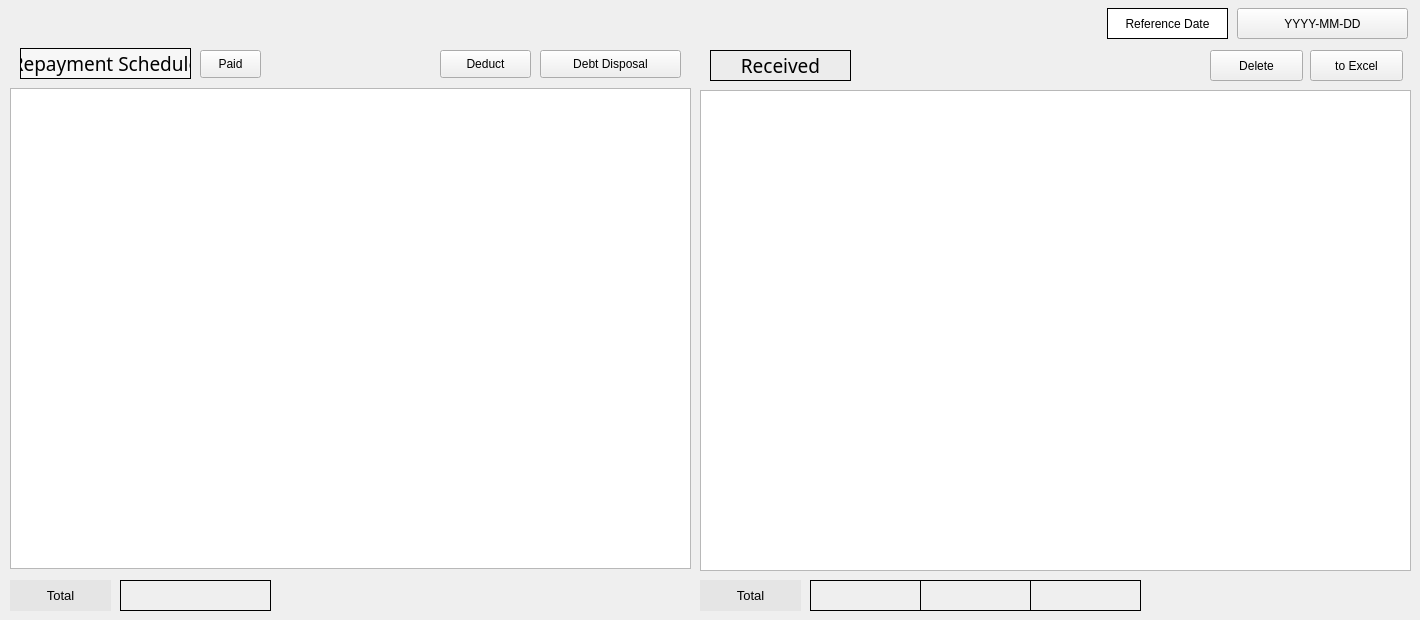
    <widget class="QWidget" name="tab_2">
     <attribute name="title">
      <string>Repayment Management</string>
     </attribute>
     <widget class="QPushButton" name="pushButton_15">
      <property name="geometry">
       <rect>
        <x>1310</x>
        <y>50</y>
        <width>93</width>
        <height>31</height>
       </rect>
      </property>
      <property name="text">
       <string>to Excel</string>
      </property>
     </widget>
     <widget class="QLabel" name="label_46">
      <property name="geometry">
       <rect>
        <x>810</x>
        <y>580</y>
        <width>111</width>
        <height>31</height>
       </rect>
      </property>
      <property name="frameShape">
       <enum>QFrame::Box</enum>
      </property>
      <property name="text">
       <string/>
      </property>
      <property name="alignment">
       <set>Qt::AlignCenter</set>
      </property>
     </widget>
     <widget class="QLabel" name="label_47">
      <property name="geometry">
       <rect>
        <x>710</x>
        <y>50</y>
        <width>141</width>
        <height>31</height>
       </rect>
      </property>
      <property name="font">
       <font>
        <family>Agency FB</family>
        <pointsize>14</pointsize>
       </font>
      </property>
      <property name="styleSheet">
       <string notr="true">background-color:rgb(236, 236, 236)</string>
      </property>
      <property name="frameShape">
       <enum>QFrame::Box</enum>
      </property>
      <property name="text">
       <string>Received</string>
      </property>
      <property name="alignment">
       <set>Qt::AlignCenter</set>
      </property>
     </widget>
     <widget class="QPushButton" name="pushButton_14">
      <property name="geometry">
       <rect>
        <x>1210</x>
        <y>50</y>
        <width>93</width>
        <height>31</height>
       </rect>
      </property>
      <property name="text">
       <string>Delete</string>
      </property>
     </widget>
     <widget class="QLabel" name="label_16">
      <property name="geometry">
       <rect>
        <x>20</x>
        <y>48</y>
        <width>171</width>
        <height>31</height>
       </rect>
      </property>
      <property name="font">
       <font>
        <family>Agency FB</family>
        <pointsize>14</pointsize>
       </font>
      </property>
      <property name="styleSheet">
       <string notr="true">background-color:rgb(247, 247, 247)</string>
      </property>
      <property name="frameShape">
       <enum>QFrame::Box</enum>
      </property>
      <property name="text">
       <string>Repayment Schedule</string>
      </property>
      <property name="alignment">
       <set>Qt::AlignCenter</set>
      </property>
     </widget>
     <widget class="QLabel" name="label_48">
      <property name="geometry">
       <rect>
        <x>1030</x>
        <y>580</y>
        <width>111</width>
        <height>31</height>
       </rect>
      </property>
      <property name="frameShape">
       <enum>QFrame::Box</enum>
      </property>
      <property name="text">
       <string/>
      </property>
      <property name="alignment">
       <set>Qt::AlignCenter</set>
      </property>
     </widget>
     <widget class="QPushButton" name="pushButton_16">
      <property name="geometry">
       <rect>
        <x>1237</x>
        <y>8</y>
        <width>171</width>
        <height>31</height>
       </rect>
      </property>
      <property name="text">
       <string>YYYY-MM-DD</string>
      </property>
     </widget>
     <widget class="QTableWidget" name="tableWidget_2">
      <property name="geometry">
       <rect>
        <x>10</x>
        <y>88</y>
        <width>681</width>
        <height>481</height>
       </rect>
      </property>
     </widget>
     <widget class="QPushButton" name="pushButton_17">
      <property name="geometry">
       <rect>
        <x>540</x>
        <y>50</y>
        <width>141</width>
        <height>28</height>
       </rect>
      </property>
      <property name="font">
       <font>
        <pointsize>9</pointsize>
       </font>
      </property>
      <property name="text">
       <string>Debt Disposal</string>
      </property>
     </widget>
     <widget class="QPushButton" name="pushButton_18">
      <property name="geometry">
       <rect>
        <x>200</x>
        <y>50</y>
        <width>61</width>
        <height>28</height>
       </rect>
      </property>
      <property name="font">
       <font>
        <pointsize>9</pointsize>
       </font>
      </property>
      <property name="text">
       <string>Paid</string>
      </property>
     </widget>
     <widget class="QPushButton" name="pushButton_19">
      <property name="geometry">
       <rect>
        <x>440</x>
        <y>50</y>
        <width>91</width>
        <height>28</height>
       </rect>
      </property>
      <property name="font">
       <font>
        <pointsize>9</pointsize>
       </font>
      </property>
      <property name="text">
       <string>Deduct</string>
      </property>
     </widget>
     <widget class="QTableWidget" name="tableWidget_3">
      <property name="geometry">
       <rect>
        <x>700</x>
        <y>90</y>
        <width>711</width>
        <height>481</height>
       </rect>
      </property>
      <property name="autoScrollMargin">
       <number>16</number>
      </property>
      <attribute name="horizontalHeaderDefaultSectionSize">
       <number>105</number>
      </attribute>
     </widget>
     <widget class="QLabel" name="label_49">
      <property name="geometry">
       <rect>
        <x>920</x>
        <y>580</y>
        <width>111</width>
        <height>31</height>
       </rect>
      </property>
      <property name="frameShape">
       <enum>QFrame::Box</enum>
      </property>
      <property name="text">
       <string/>
      </property>
      <property name="alignment">
       <set>Qt::AlignCenter</set>
      </property>
     </widget>
     <widget class="QLabel" name="label_50">
      <property name="geometry">
       <rect>
        <x>120</x>
        <y>580</y>
        <width>151</width>
        <height>31</height>
       </rect>
      </property>
      <property name="frameShape">
       <enum>QFrame::Box</enum>
      </property>
      <property name="text">
       <string/>
      </property>
      <property name="alignment">
       <set>Qt::AlignCenter</set>
      </property>
     </widget>
     <widget class="QLabel" name="label_14">
      <property name="geometry">
       <rect>
        <x>1107</x>
        <y>8</y>
        <width>121</width>
        <height>31</height>
       </rect>
      </property>
      <property name="styleSheet">
       <string notr="true">background-color:#FFFFFF
</string>
      </property>
      <property name="frameShape">
       <enum>QFrame::Box</enum>
      </property>
      <property name="text">
       <string>Reference Date</string>
      </property>
      <property name="alignment">
       <set>Qt::AlignCenter</set>
      </property>
     </widget>
     <widget class="QLabel" name="label_51">
      <property name="geometry">
       <rect>
        <x>10</x>
        <y>580</y>
        <width>101</width>
        <height>31</height>
       </rect>
      </property>
      <property name="font">
       <font>
        <pointsize>10</pointsize>
       </font>
      </property>
      <property name="styleSheet">
       <string notr="true">background-color:rgb(229, 229, 229)</string>
      </property>
      <property name="text">
       <string>Total</string>
      </property>
      <property name="alignment">
       <set>Qt::AlignCenter</set>
      </property>
     </widget>
     <widget class="QLabel" name="label_124">
      <property name="geometry">
       <rect>
        <x>700</x>
        <y>580</y>
        <width>101</width>
        <height>31</height>
       </rect>
      </property>
      <property name="font">
       <font>
        <pointsize>10</pointsize>
       </font>
      </property>
      <property name="styleSheet">
       <string notr="true">background-color:rgb(229, 229, 229)</string>
      </property>
      <property name="text">
       <string>Total</string>
      </property>
      <property name="alignment">
       <set>Qt::AlignCenter</set>
      </property>
     </widget>
    </widget>
